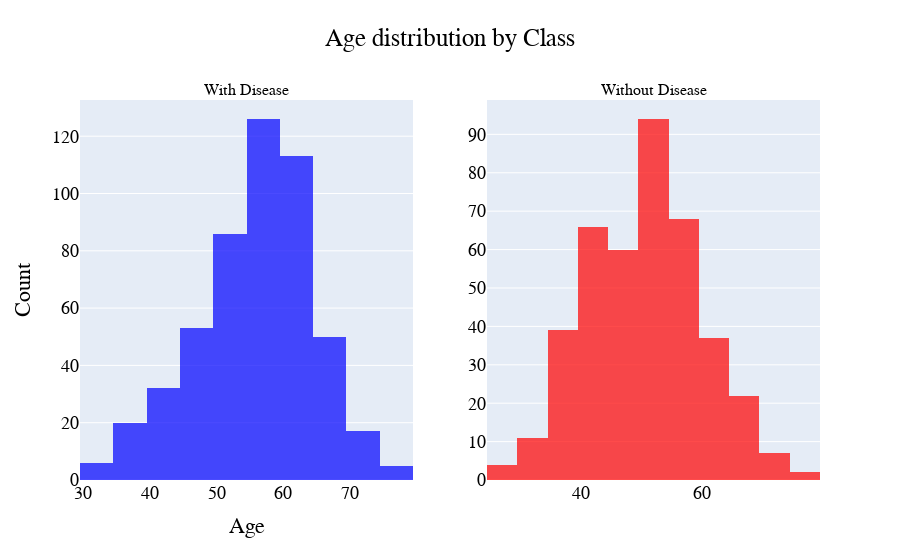

The code cell stored with this chart in its notebook:
### Code cell
import plotly.subplots as sp
import plotly.graph_objects as go
import pandas as pd

df_filtered = df1[(df1["Age"] > 10) & (df1["Age"] < 99)]

# Create subplots with 1 row and 2 columns
fig = sp.make_subplots(rows=1, cols=2, subplot_titles=("With Disease", "Without Disease"))

# Add histogram trace for with disease class
fig.add_trace(go.Histogram(
    x=df_filtered[df_filtered["HeartDisease"] == 1]["Age"],
    marker=dict(color="blue"),
    opacity=0.7,
    nbinsx=10,
), row=1, col=1)

# Add histogram trace for without disease class
fig.add_trace(go.Histogram(
    x=df_filtered[df_filtered["HeartDisease"] == 0]["Age"],
    marker=dict(color="red"),
    opacity=0.7,
    nbinsx=10,
), row=1, col=2)

# Update layout
fig.update_layout(
    title={
        'text': "Age distribution by Class",
        'y': 0.95,
        'x': 0.5,
        'xanchor': 'center',
        'yanchor': 'top'
    },
    xaxis_title="Age",
    yaxis_title="Count",
    font=dict(
        family="Courier New, monospace",
        size=18,
        color="#000000"
    ),
    showlegend=False  # Hide legend
)

# Show the subplot
fig.show()

### Figure 1 — Plotly figure (JSON) as saved in the notebook; plotly's stock layout.template omitted (floating-point values rounded to 4 significant figures; data arrays with more than 128 entries replaced by an {"elided": "..."} marker saying what was removed)
{"data": [{"marker": {"color": "blue"}, "nbinsx": 10, "opacity": 0.7, "type": "histogram", "x": {"elided": "508 int values"}, "xaxis": "x", "yaxis": "y"}, {"marker": {"color": "red"}, "nbinsx": 10, "opacity": 0.7, "type": "histogram", "x": {"elided": "410 int values"}, "xaxis": "x2", "yaxis": "y2"}], "layout": {"annotations": [{"font": {"size": 16}, "showarrow": false, "text": "With Disease", "x": 0.225, "xanchor": "center", "xref": "paper", "y": 1, "yanchor": "bottom", "yref": "paper"}, {"font": {"size": 16}, "showarrow": false, "text": "Without Disease", "x": 0.775, "xanchor": "center", "xref": "paper", "y": 1, "yanchor": "bottom", "yref": "paper"}], "font": {"color": "#000000", "family": "Courier New, monospace", "size": 18}, "showlegend": false, "title": {"text": "Age distribution by Class", "x": 0.5, "xanchor": "center", "y": 0.95, "yanchor": "top"}, "xaxis": {"anchor": "y", "domain": [0, 0.45], "title": {"text": "Age"}}, "xaxis2": {"anchor": "y2", "domain": [0.55, 1]}, "yaxis": {"anchor": "x", "domain": [0, 1], "title": {"text": "Count"}}, "yaxis2": {"anchor": "x2", "domain": [0, 1]}}}
